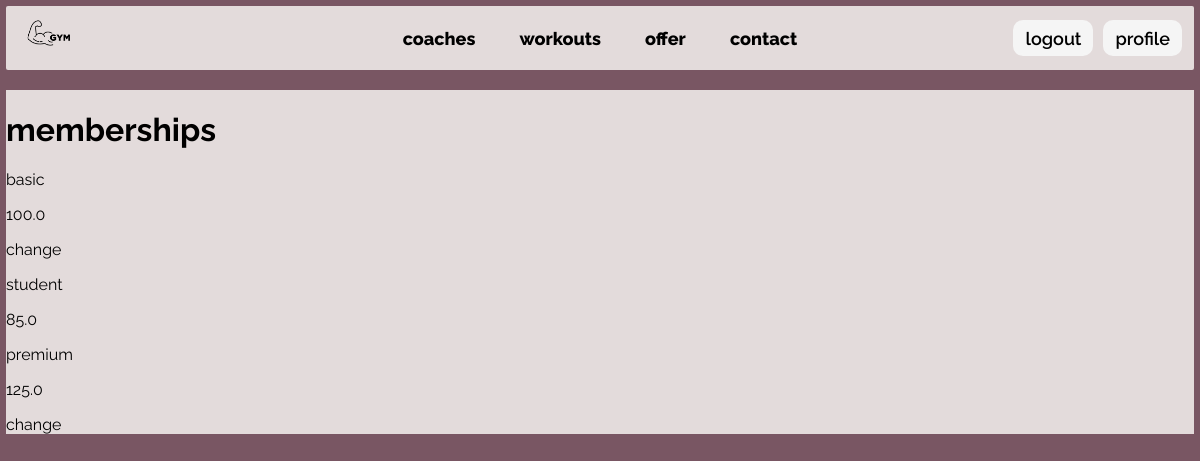
Page /memberships/show/ (signed in) on the committed database.
### memberships/models.py (models this page shows)
class Membership(models.Model):
    name = models.CharField(max_length=50)
    price_1 = models.FloatField()
    price_6 = models.FloatField()
    price_12 = models.FloatField()

### memberships/views.py (the view)
# urls.py: path("show/", views.show_memberships, name="show_memberships"),
def show_memberships(request):
    memberships = Membership.objects.all()
    context = {
        'memberships': memberships,
    }
    return render(request, 'memberships/memberships.html', context)

### memberships/templates/memberships/memberships.html
{% extends 'core/index.html' %}
{% block content %}
<h1>memberships</h1>
{% for membership in memberships %}
<form>
    <p>{{membership.name}}</p>
    <p>{{membership.price_12}}</p>
    {% if user.is_authenticated and not user.is_coach%}
    {% if request.user.client.membership.id != membership.id %}
    <a href="{% url 'memberships:payment' membership_id=membership.id%}">{% if request.user.client.membership is null%}get{% else %}change{%endif%}</a>
    {% endif %}
    {% endif %}
</form>
{% endfor %}
{% endblock %}

### core/static/styles.css (style rules this page uses)
body { font-family: "Raleway", serif; font-optical-sizing: auto; font-style: normal; background: #795663; display: flex; flex-direction: column; align-items: center; margin: 0.5vw 0.5vw; }
a { text-decoration: none; color: black; }

### rows in the picture
Membership: name "basic", price_12 "100.0", shows "change"
Membership: name "student", price_12 "85.0"
Membership: name "premium", price_12 "125.0", shows "change"
